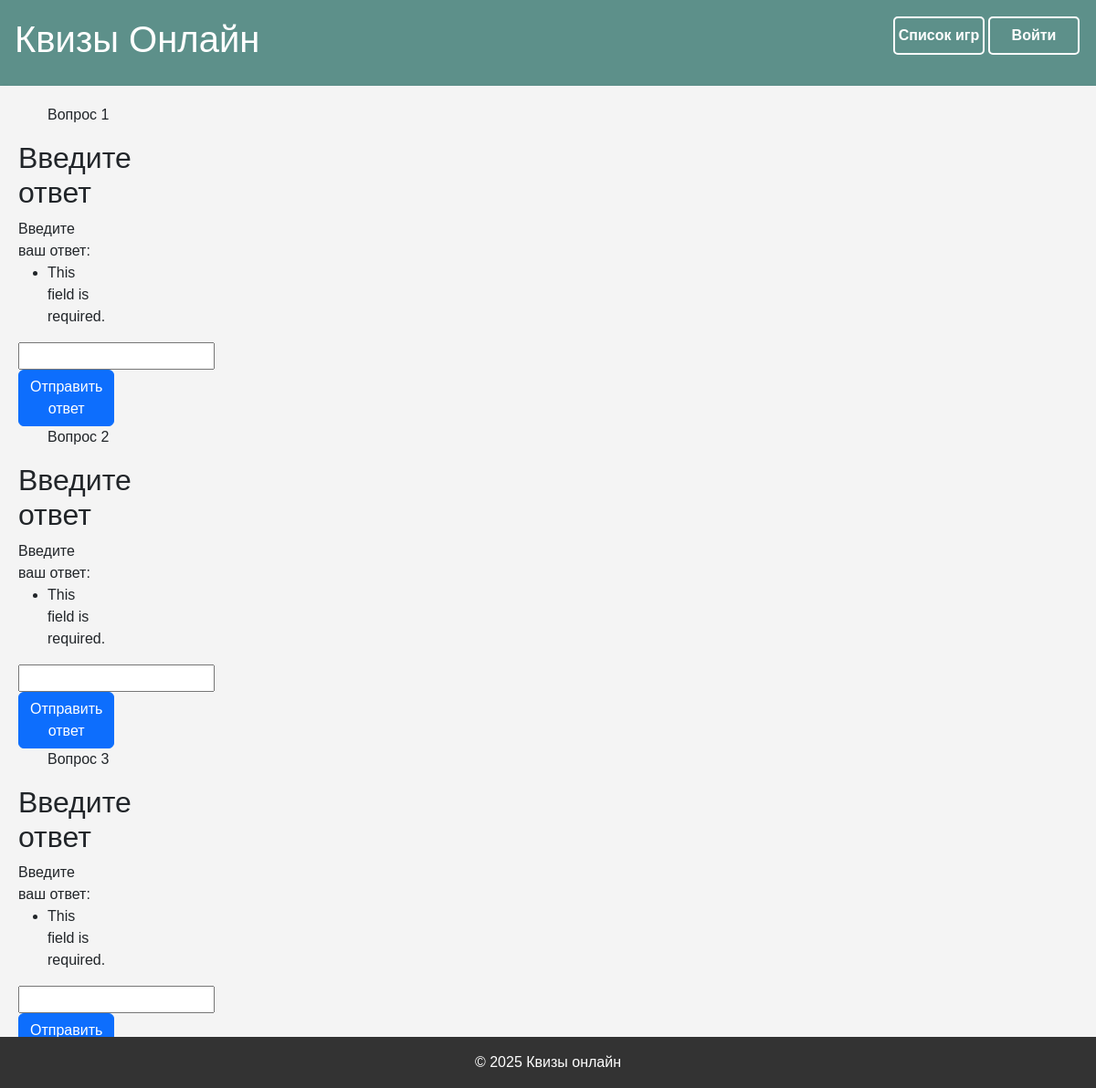
/games/answers, run on an earlier commit of the app's database.
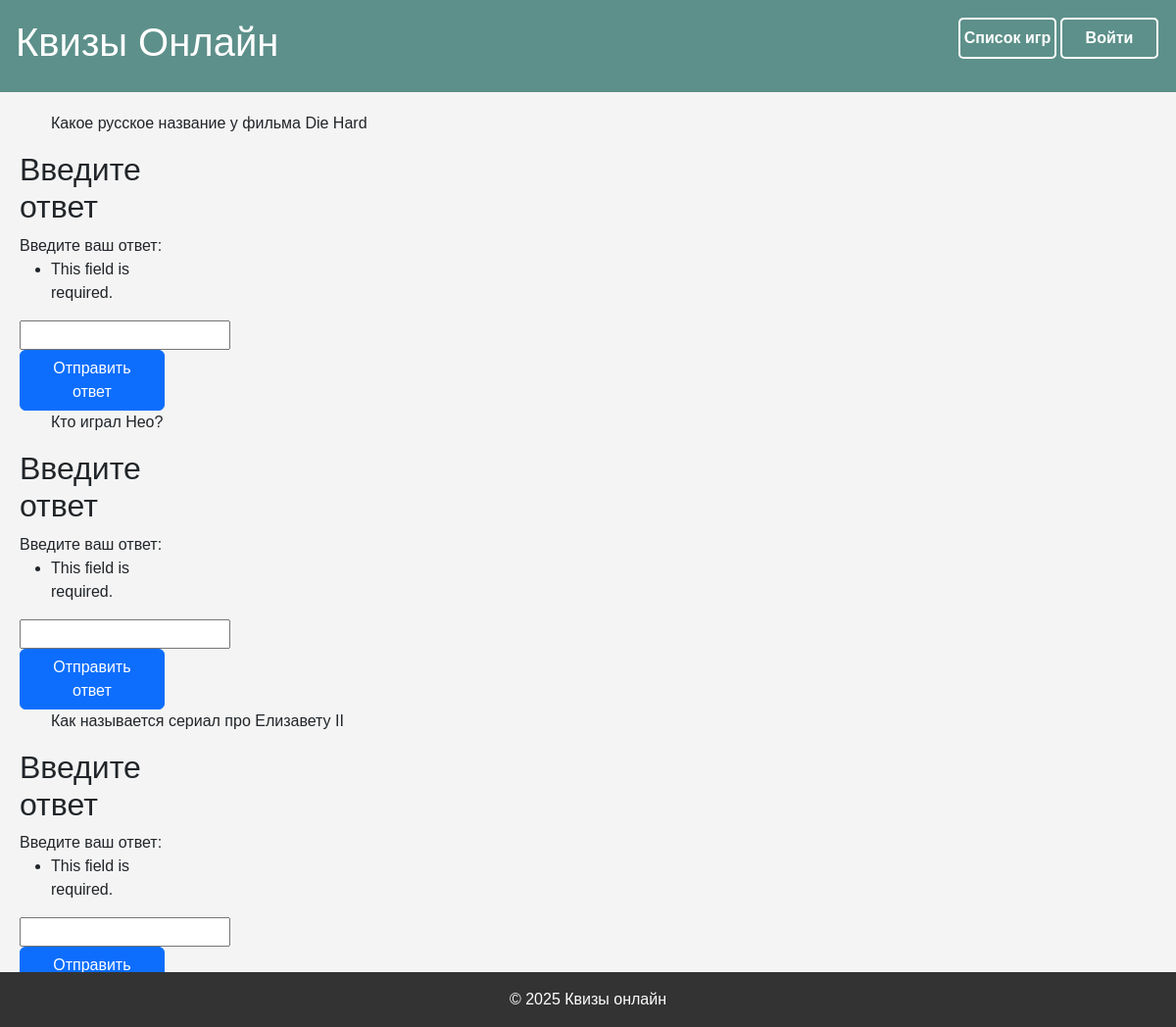
And on a later commit of the database.
### core/models.py (models this page shows)
class Questions (models.Model):
    name_game = models.ForeignKey(GamesList, blank=True, null=True, on_delete=models.SET_NULL, verbose_name='Название игры')
    text = models.CharField(max_length=256, verbose_name='Текст вопроса', blank=True, null=True)
    ans = models.CharField(max_length=256, verbose_name='Ответ', blank=True, null=True)
    class Meta:
        verbose_name = 'Вопросы игры'
        verbose_name_plural = 'Вопросы игры'
    def __str__(self):
        return self.text

### core/views.py (the view, shortened to what this page needs)
# urls.py: path('games/answers', views.answers, name='answers')
def answers(request):
    answers_form = AnswersAddForm(request.POST)
    question_list = Questions.objects.all()
    return render(request, 'answers.html', {'question_list': question_list, 'answers_form': answers_form}, )

### core/forms.py
class AnswersAddForm(forms.Form):
    answer_team = forms.CharField(label='Введите ваш ответ:')

### templates/answers.html (shortened to what this page needs)
{% extends 'base.html' %}
{% block content %}
<div>
    {% for question in question_list %}
    <ul>{{ question }}</ul>
    <div class="col-sm-5">
        <h2>Введите ответ</h2>
        <form  method="post" action="{% url 'answers' %}">
            {{ answers_form }}
            <button type="submit" class="btn btn-primary">Отправить ответ</button>
        </form>
    </div>
    {% endfor %}
</div>
{% endblock %}

### templates/base.html (shortened to what this page needs)
{% load static %}
{% load crispy_forms_tags %}
<!DOCTYPE html>
<html lang="ru">
<head>
    <link rel="stylesheet" href="{% static 'css/index.css' %}">
    <link href="https://cdn.jsdelivr.net/npm/bootstrap@5.3.3/dist/css/bootstrap.min.css" rel="stylesheet"
>
</head>
<body>
<header class="header">
    <div class="column-left">
        <a href="{% url 'index'%}" style="text-decoration:none; color:white"><h1>Квизы Онлайн</h1></a>
    </div>
    <div class="column-right">
        <nav>
            <ul>
                <a href="{% url 'games'%}">
                    <li>Список игр</li>
                </a>
                <a href='#' data-bs-toggle="modal" data-bs-target="#exampleModal">
                    <li>Войти</li>
                </a>
            </ul>
        </nav>
    </div>
</header>
<main class="main-container" style="display:flex">
{% block content %}
{% endblock %}
</main>
<footer>
    &copy; 2025 Квизы онлайн
</footer>
</body>
</html>

### static/css/index.css (style rules this page uses)
* { box-sizing: border-box; }
.btn { border: none; outline: none; padding: 12px 16px; background-color: white; cursor: pointer; }
:root { --font-color: #266382; --bg-color: #C6EDFD; --selections-color: #008BD1; --blocks-color: #22CCEE; --tasks-color: #AF0080; --title-color: #FFF; --borders-color: white; --column-color: #EEF9FF; --blocks-margin: 28px; }
.header { background-color: #5D908A; color: white; padding: 1em; display: flex; justify-content: space-between; align-items: center; }
.column-left, .column-right { display: flex; align-items: center; }
nav ul { padding: 0; display: flex; list-style: none; text-align: center; }
nav ul li { padding: 7% 0 7% 0; border: 2px solid var(--borders-color); border-radius: 5px; width: 100px; color: white; font-size: 16px; }
nav a { margin: 2px; font-weight: bold; text-decoration: none; }
main { padding: 20px; margin: 0 auto;  background-color: white; box-shadow: 0 2px 5px rgba(0, 0, 0, 0.1); }
footer { background-color: #333; color: white; text-align: center; padding: 1em; position: fixed; bottom: 0; width: 100%; }

### templates/base.html (style rules this page uses)
:root { --font-color: #266382; --bg-color: #C6EDFD; --selections-color: #008BD1; --blocks-color: #22CCEE; --tasks-color: #AF0080; --title-color: #FFF; --borders-color: white; --column-color: #EEF9FF; --blocks-margin: 28px; }
.header { background-color: #5D908A; color: white; padding: 1em; display: flex; justify-content: space-between; align-items: center; }
.column-left, .column-right { display: flex; align-items: center; }
nav ul { padding: 0; display: flex; list-style: none; text-align: center; }
nav ul li { padding: 7% 0 7% 0; border: 2px solid var(--borders-color); border-radius: 5px; width: 100px; color: white; font-size: 16px; }
nav a { margin: 2px; font-weight: bold; text-decoration: none; }
main { padding: 20px; margin: 0 auto;  background-color: white; box-shadow: 0 2px 5px rgba(0, 0, 0, 0.1); }
footer { background-color: #333; color: white; text-align: center; padding: 1em; position: fixed; bottom: 0; width: 100%; }

What changed in the data, as far as the page shows it:
removed Questions: text "Вопрос 1"
removed Questions: text "Вопрос 2"
removed Questions: text "Вопрос 3"
added Questions: text "Какое русское название у фильма Die Hard"
added Questions: text "Кто играл Нео?"
added Questions: text "Как называется сериал про Елизавету II"
